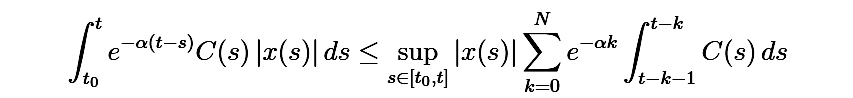
#> input picture submit/code/testcases/case02.png, 853 x 98 px, found by its file name
$ python support.py
#> lines starting #> are read from the running program, lines starting #| are printed output that depends on the picture
from PIL import Image
import random

def add_noise(image_path, output_path, noise_level=0.05):
    """
    在圖片上添加隨機噪點
    :param image_path: 原始圖片路徑
    :param output_path: 輸出圖片路徑
    :param noise_level: 噪點比例 (0~1)，例如 0.05 表示 5% 的像素會被添加噪點
    """
#> called with image_path = 'testcases/case02.png', output_path = 'testcases/case04.png', noise_level = 0.01
    # 開啟圖片
    img = Image.open(image_path).convert("RGB")
    pixels = img.load()

    width, height = img.size
#> width = 853; height = 98
    num_noise_pixels = int(width * height * noise_level)
#> num_noise_pixels = 835

    for _ in range(num_noise_pixels):
        x = random.randint(0, width - 1)
        y = random.randint(0, height - 1)
        # 隨機生成一個顏色噪點
        noise_color = (
            random.randint(0, 255),
            random.randint(0, 255),
            random.randint(0, 255)
        )
        pixels[x, y] = noise_color # type: ignore

    # 儲存結果
    img.save(output_path)
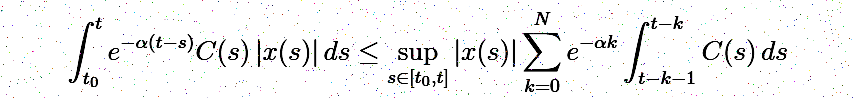
#> saved as case04.png: PIL image 853x98 RGB; mean R, G, B 242.3, 242.3, 242.3
    print(f"已生成帶噪點圖片：{output_path}")

if __name__ == "__main__":
    # 範例使用
    add_noise("testcases/case02.png", "testcases/case04.png", noise_level=0.01)

$ run again, with submit/code/testcases/case05.png copied over submit/code/testcases/case02.png
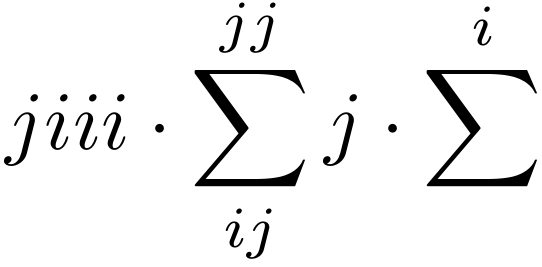
#> input picture submit/code/testcases/case05.png, 542 x 267 px, found by its file name
#> in add_noise, img is the input picture: PIL image 542x267 RGB; min 0, max 255, mean 240.9
#> in add_noise, `img.save(output_path)`:
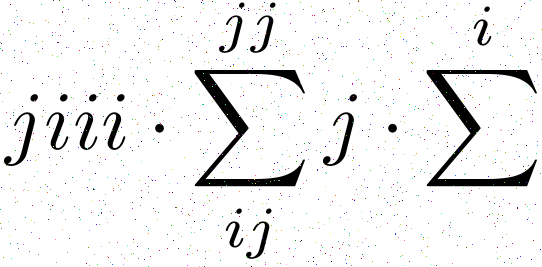
#> saved as case04.png: PIL image 542x267 RGB; mean R, G, B 239.7, 239.7, 239.7
